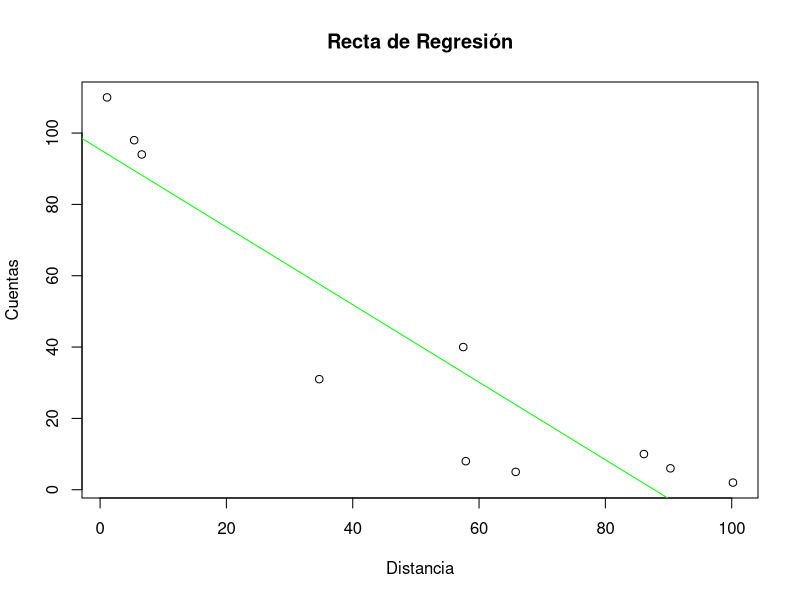

Source code (R):
#8
datos <- data.frame(distancia = c(1.1,100.2,90.3,5.4,57.5,6.6,34.7,65.8,57.9,86.1),
                    cuentas = c(110,2,6,98,40,94,31,5,8,10))
modelo <- lm(cuentas ~ distancia, data = datos) 
summary(modelo)
plot(datos$distancia, datos$cuentas, main = "Recta de Regresión", xlab = "Distancia", ylab = "Cuentas")
abline(modelo, col = "green")

#13
datos13 <- data.frame(cuentas = 6,98,40,94,31,5,8,10,
                      predicciones = -6.68,85.52,28.93,84.21,53.69,19.92,28.50,-2.12)
modelo13 <- lm(cuentas ~ predicciones, data = datos13)
datos13$predicciones <- predict(modelo13)
datos13$residuos <- datos13$cuentas - datos13$predicciones
print(datos$residuos)